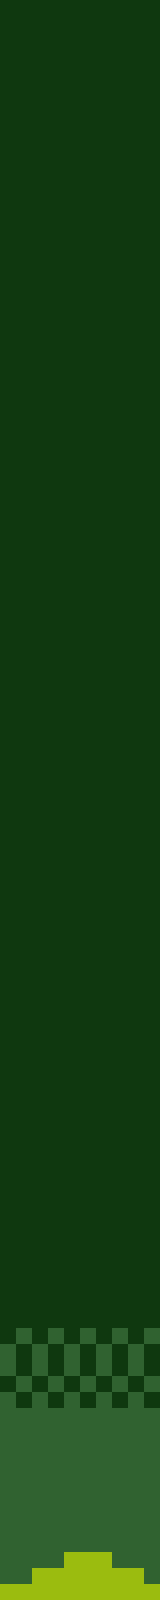

Below is a game level as drawn by its tile map, then a one-line description and the .tmx file that defines it, in full:
An orthogonal 10x100 tile map with 16x16 px tiles, 1 tile layer (Background) and 25 objects.

<map version="1.0" tiledversion="1.1.6" orientation="orthogonal" renderorder="right-down" width="10" height="100" tilewidth="16" tileheight="16" infinite="0" nextobjectid="29">
 <tileset firstgid="1" source="game-tileset.tsx" />
 <layer name="Background" width="10" height="100">
  <data encoding="csv">
1,1,1,1,1,1,1,1,1,1,
1,1,1,1,1,1,1,1,1,1,
1,1,1,1,1,1,1,1,1,1,
1,1,1,1,1,1,1,1,1,1,
1,1,1,1,1,1,1,1,1,1,
1,1,1,1,1,1,1,1,1,1,
1,1,1,1,1,1,1,1,1,1,
1,1,1,1,1,1,1,1,1,1,
1,1,1,1,1,1,1,1,1,1,
1,1,1,1,1,1,1,1,1,1,
1,1,1,1,1,1,1,1,1,1,
1,1,1,1,1,1,1,1,1,1,
1,1,1,1,1,1,1,1,1,1,
1,1,1,1,1,1,1,1,1,1,
1,1,1,1,1,1,1,1,1,1,
1,1,1,1,1,1,1,1,1,1,
1,1,1,1,1,1,1,1,1,1,
1,1,1,1,1,1,1,1,1,1,
1,1,1,1,1,1,1,1,1,1,
1,1,1,1,1,1,1,1,1,1,
1,1,1,1,1,1,1,1,1,1,
1,1,1,1,1,1,1,1,1,1,
1,1,1,1,1,1,1,1,1,1,
1,1,1,1,1,1,1,1,1,1,
1,1,1,1,1,1,1,1,1,1,
1,1,1,1,1,1,1,1,1,1,
1,1,1,1,1,1,1,1,1,1,
1,1,1,1,1,1,1,1,1,1,
1,1,1,1,1,1,1,1,1,1,
1,1,1,1,1,1,1,1,1,1,
1,1,1,1,1,1,1,1,1,1,
1,1,1,1,1,1,1,1,1,1,
1,1,1,1,1,1,1,1,1,1,
1,1,1,1,1,1,1,1,1,1,
1,1,1,1,1,1,1,1,1,1,
1,1,1,1,1,1,1,1,1,1,
1,1,1,1,1,1,1,1,1,1,
1,1,1,1,1,1,1,1,1,1,
1,1,1,1,1,1,1,1,1,1,
1,1,1,1,1,1,1,1,1,1,
1,1,1,1,1,1,1,1,1,1,
1,1,1,1,1,1,1,1,1,1,
1,1,1,1,1,1,1,1,1,1,
1,1,1,1,1,1,1,1,1,1,
1,1,1,1,1,1,1,1,1,1,
1,1,1,1,1,1,1,1,1,1,
1,1,1,1,1,1,1,1,1,1,
1,1,1,1,1,1,1,1,1,1,
1,1,1,1,1,1,1,1,1,1,
1,1,1,1,1,1,1,1,1,1,
1,1,1,1,1,1,1,1,1,1,
1,1,1,1,1,1,1,1,1,1,
1,1,1,1,1,1,1,1,1,1,
1,1,1,1,1,1,1,1,1,1,
1,1,1,1,1,1,1,1,1,1,
1,1,1,1,1,1,1,1,1,1,
1,1,1,1,1,1,1,1,1,1,
1,1,1,1,1,1,1,1,1,1,
1,1,1,1,1,1,1,1,1,1,
1,1,1,1,1,1,1,1,1,1,
1,1,1,1,1,1,1,1,1,1,
1,1,1,1,1,1,1,1,1,1,
1,1,1,1,1,1,1,1,1,1,
1,1,1,1,1,1,1,1,1,1,
1,1,1,1,1,1,1,1,1,1,
1,1,1,1,1,1,1,1,1,1,
1,1,1,1,1,1,1,1,1,1,
1,1,1,1,1,1,1,1,1,1,
1,1,1,1,1,1,1,1,1,1,
1,1,1,1,1,1,1,1,1,1,
1,1,1,1,1,1,1,1,1,1,
1,1,1,1,1,1,1,1,1,1,
1,1,1,1,1,1,1,1,1,1,
1,1,1,1,1,1,1,1,1,1,
1,1,1,1,1,1,1,1,1,1,
1,1,1,1,1,1,1,1,1,1,
1,1,1,1,1,1,1,1,1,1,
1,1,1,1,1,1,1,1,1,1,
1,1,1,1,1,1,1,1,1,1,
1,1,1,1,1,1,1,1,1,1,
1,1,1,1,1,1,1,1,1,1,
1,1,1,1,1,1,1,1,1,1,
1,1,1,1,1,1,1,1,1,1,
1,2,1,2,1,2,1,2,1,2,
2,1,2,1,2,1,2,1,2,1,
2,1,2,1,2,1,2,1,2,1,
1,2,1,2,1,2,1,2,1,2,
2,1,2,1,2,1,2,1,2,1,
2,2,2,2,2,2,2,2,2,2,
2,2,2,2,2,2,2,2,2,2,
2,2,2,2,2,2,2,2,2,2,
2,2,2,2,2,2,2,2,2,2,
2,2,2,2,2,2,2,2,2,2,
2,2,2,2,2,2,2,2,2,2,
2,2,2,2,2,2,2,2,2,2,
2,2,2,2,2,2,2,2,2,2,
2,2,2,2,2,2,2,2,2,2,
2,2,2,2,4,4,4,2,2,2,
2,2,4,4,4,4,4,4,4,2,
4,4,4,4,4,4,4,4,4,4
</data>
 </layer>
 <objectgroup name="Enemies">
  <object id="4" x="32" y="1225">
   <point />
  </object>
  <object id="5" x="99" y="1181">
   <point />
  </object>
  <object id="6" x="132" y="1250">
   <point />
  </object>
  <object id="7" x="47" y="1042">
   <point />
  </object>
  <object id="8" x="108" y="1056">
   <point />
  </object>
  <object id="9" x="56" y="908">
   <point />
  </object>
  <object id="10" x="118" y="820">
   <point />
  </object>
  <object id="11" x="65" y="737">
   <point />
  </object>
  <object id="12" x="123" y="663">
   <point />
  </object>
  <object id="13" x="32" y="681">
   <point />
  </object>
  <object id="14" x="96" y="574">
   <point />
  </object>
  <object id="15" x="41" y="539">
   <point />
  </object>
  <object id="16" x="112" y="410">
   <point />
  </object>
  <object id="17" x="112" y="410">
   <point />
  </object>
  <object id="18" x="48" y="440">
   <point />
  </object>
  <object id="19" x="51" y="362">
   <point />
  </object>
  <object id="20" x="112" y="482">
   <point />
  </object>
  <object id="21" x="97" y="146">
   <point />
  </object>
  <object id="22" x="25" y="183">
   <point />
  </object>
  <object id="23" x="26" y="47">
   <point />
  </object>
  <object id="24" x="79" y="48">
   <point />
  </object>
  <object id="25" x="132" y="54">
   <point />
  </object>
  <object id="26" x="58" y="92">
   <point />
  </object>
  <object id="27" x="108" y="89">
   <point />
  </object>
 </objectgroup>
 <objectgroup name="Hero">
  <object id="28" x="97" y="1537">
   <point />
  </object>
 </objectgroup>
</map>
